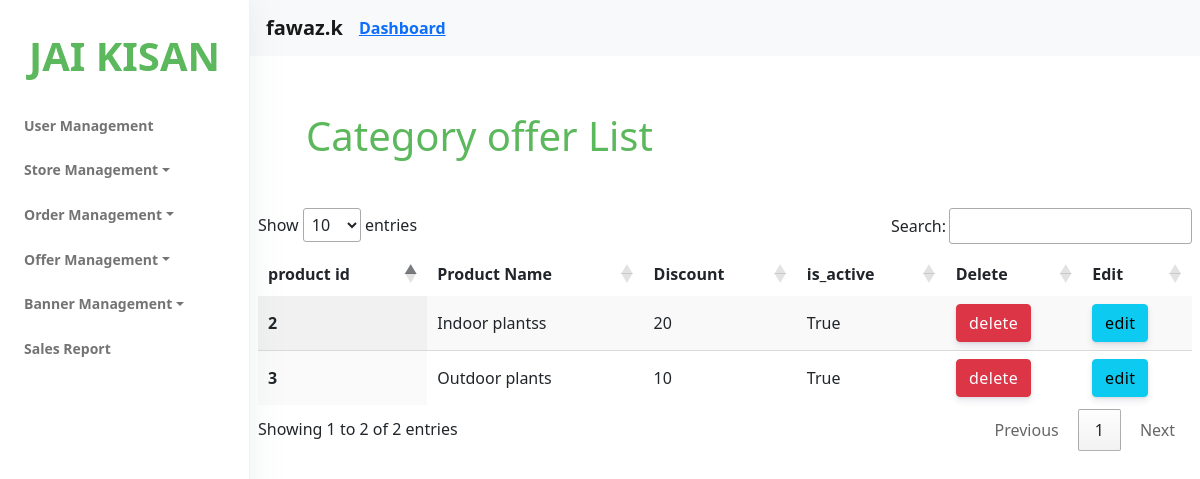
The app's page /adminpanel/category_offer (signed in), older data.
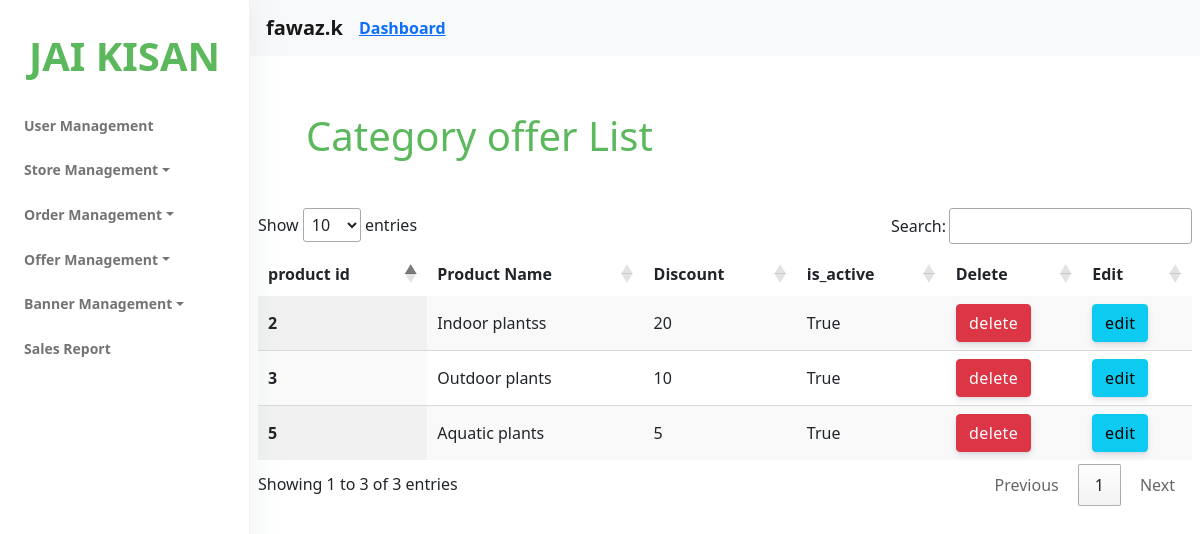
The same page, newer data.
### offer/models.py (models this page shows, shortened)
class CategoryOffer(models.Model):
    category = models.OneToOneField(category, on_delete=models.CASCADE)
    discount_offer = models.PositiveIntegerField(help_text='Offer in percentage')
    is_active = models.BooleanField(default=True)

### category/models.py (models this page shows, shortened)
class category(models.Model):
    category_name = models.CharField(max_length=200, unique=True)
    slug = models.SlugField(max_length=200, unique=True)
    description = models.TextField(max_length=200, blank=True)
    class Meta:
        verbose_name = 'category'
        verbose_name_plural = 'categories'

### admin_panel/views.py (the view)
# urls.py: path('category_offer',views.category_offer,name="category_offer"),
@staff_member_required(login_url='adminpanel')
def category_offer(request):
    category_offer = CategoryOffer.objects.all()
    context ={
        'category_offer':category_offer,
    }
    return render(request,'adminpanel/category_offer.html',context)

### cart/context_processors.py (called while the page is built, shortened)
def counter(request):
    cart_count = 0
    if 'admin' in request.path:
        return{}
    return dict(cart_count=cart_count)

### category/context_processors.py (called while the page is built)
def menu_links(request):
    links = category.objects.all()
    return dict(links=links)

### templates/adminpanel/category_offer.html (shortened to what this page needs)
{% load static %}
{% include 'adminpanel/nav.html' %}
<!DOCTYPE html>
<html lang="en">
<head>
    <link rel="stylesheet" href="https://cdn.jsdelivr.net/npm/bootstrap@5.0.0-beta1/dist/css/bootstrap.min.css">
    <link rel="stylesheet" type="text/css" href="https://cdn.datatables.net/1.11.3/css/jquery.dataTables.css">
</head>
<body>
    <div class="header">
        <div class="align-items-center">
            <div class="px-2 col-lg-12 col-7">
                <div class="table-responsive">
                    <div>
                        <h1 style="color:#5cb85c" class="m-5">Category offer List</h1>
                    </div>
                    <table id="table" class="display"  style="border:None;">
                        <thead  style="border:None;">
                            <tr  style="border:None;">
                                <th  style="border:None;" scope="col">product id</th>
                                <th  style="border:None;" scope="col">Product Name</th>
                                <th  style="border:None;" scope="col">Discount</th>
                                <th  style="border:None;" scope="col">is_active</th>
                                <th  style="border:None;" scope="col">Delete</th>
                                <th  style="border:None;" scope="col">Edit</th>
                            </tr>
                        </thead>
                        <tbody  style="border:None;">
                            {% for x in category_offer %}
                            <tr>
                                <th scope="row">
                                    {{ x.id }}
                                </th>
                                <td>
                                    {{ x.category.category_name }}
                                </td>
                                <td>
                                    {{ x.discount_offer }}
                                </td>
                                <td>
                                    {{ x.is_active }}
                                </td>
                                    <td><a class="btn btn-danger" href="" onclick="deletecategoryoffer('{{x.id}}')" data-bs-toggle="modal" data-bs-target="#staticBackdrop" >delete</a></td>
                                    <td><a class="btn btn-info" href="" onclick="editcategoryoffer('{{x.id}}')" data-bs-toggle="modal" data-bs-target="#staticBackdrop">edit</a></td>
                            </tr>
                            {% endfor %}
                        </tbody>
                    </table>
                </div>
            </div>
        </div>
    </div>
</body>
</html>

Row changes from the older to the newer data that the page shows:
added CategoryOffer: id "5", category.category_name "Aquatic plants", discount_offer "5", is_active "True"
Text that changed along with them:
text written by a page script: "Show entries Search: Showing 1 to 2 of 2 entries Previous 1 Next" → "Show entries Search: Showing 1 to 3 of 3 entries Previous 1 Next"
